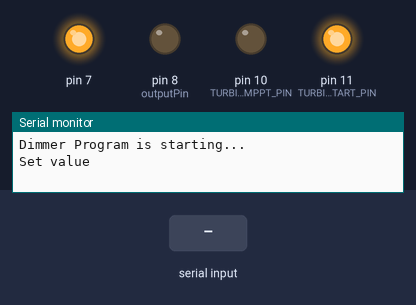
The sketch below on a simulated Arduino Uno, built with avr-gcc and run on an emulated ATmega328P. On the bench: output pins drawn as LEDs (lit = HIGH), the last lines printed to the serial monitor. Inputs (shaded band) come from the test bench.

Above: at 1.2 s.
1.3 s: "90,45\n" received over Serial
At 2.8 s:
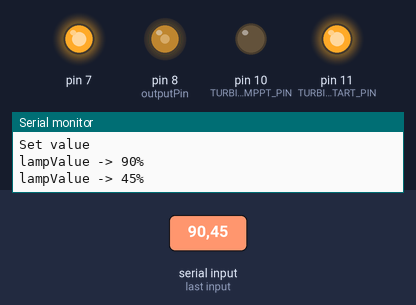
3.2 s: "5\n" received over Serial
At 4.6 s:
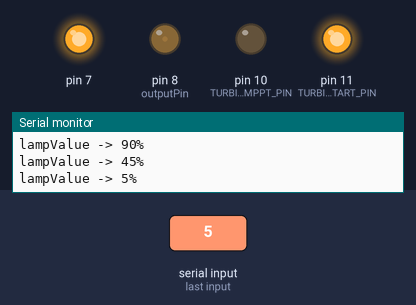
4.9 s: "90\n" received over Serial
At 6.0 s:
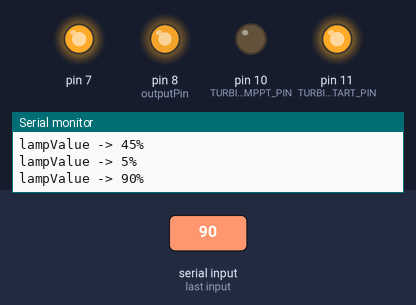
Timing chart, 0 to 7.9 s (numbered marks = the images above; inputs shaded):
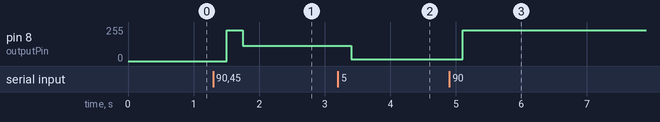

The sketch:

AC_dimmer.ino
```cpp
#include <RBDdimmer.h>

#define outputPin  8
#define TURBINE_START_PIN       11
#define TURBINE_MPPT_PIN       10


dimmerLamp FanDimmer(outputPin);

int outVal = 0;

void setup() {


  Serial.begin(9600);
  FanDimmer.begin(NORMAL_MODE, ON);
  Serial.println("Dimmer Program is starting...");
  Serial.println("Set value");


  pinMode(TURBINE_START_PIN,      OUTPUT);
  pinMode(TURBINE_MPPT_PIN, OUTPUT);
  //pinMode(7, OUTPUT);
  analogWrite(TURBINE_START_PIN, 255);
  analogWrite(TURBINE_MPPT_PIN, 0);
  pinMode(7,      OUTPUT);

  analogWrite(7, 255);
}


void loop() {
  int preVal = outVal;

  if (Serial.available())
  {
    int buf = Serial.parseInt();
    if (buf != 0) {
      outVal = buf; // map(buf, 0, 100, 10, 80);
    }
    delay(200);
    FanDimmer.setPower(outVal); // setPower(0-99%);

  }

  if (preVal != outVal)
  {
    Serial.print("lampValue -> ");

    Serial.print(FanDimmer.getPower());
    Serial.println("%");
    analogWrite(TURBINE_START_PIN,255);

  }
  delay(50);

}
```

Measured:
- after the input at 1.3 s, pin 8 (outputPin): 0/255 → 229/255 after 0.20 s, → 114/255 0.25 s later
- after the input at 3.2 s, pin 8 (outputPin): 114/255 → 12/255 after 0.20 s
- after the input at 4.9 s, pin 8 (outputPin): 12/255 → 229/255 after 0.20 s
